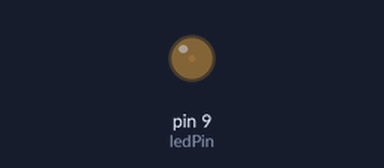
A sketch run on a simulated Arduino Uno, built with avr-gcc and run on an emulated ATmega328P. Parts: output pins drawn as LEDs (lit = HIGH).

Above: at 0.05 s.
At 0.95 s:
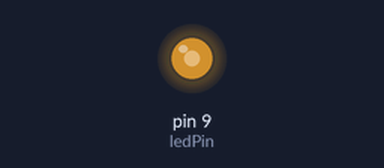
At 1.4 s:
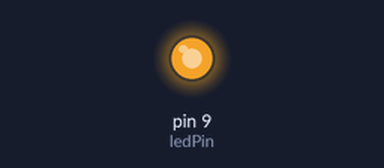
At 2.75 s:
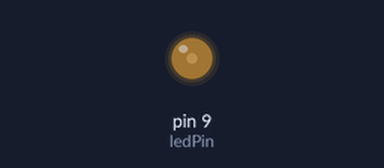
Timing chart, 0 to 7.0 s (numbered marks = the images above):
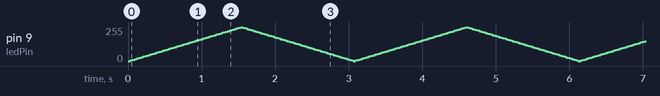

The sketch:

sketch_aug07b.ino
```cpp
int brillo=0;
int incremento=5;
int ledPin=9;

void setup() {
  // put your setup code here, to run once:
  pinMode(ledPin,OUTPUT);
}

void loop() {
  // put your main code here, to run repeatedly:
  analogWrite(ledPin,brillo);
  brillo=brillo+incremento;
  if(brillo==0 || brillo==255){
    incremento=-incremento;
  }
  delay(30);
}
```
